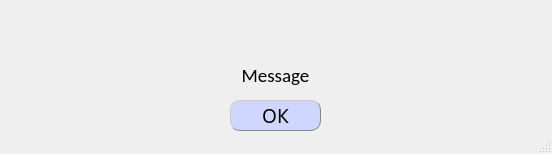
<?xml version="1.0" encoding="UTF-8"?>
<ui version="4.0">
 <class>MainWindow</class>
 <widget class="QMainWindow" name="MainWindow">
  <property name="geometry">
   <rect>
    <x>0</x>
    <y>0</y>
    <width>552</width>
    <height>154</height>
   </rect>
  </property>
  <property name="sizePolicy">
   <sizepolicy hsizetype="Preferred" vsizetype="Preferred">
    <horstretch>0</horstretch>
    <verstretch>0</verstretch>
   </sizepolicy>
  </property>
  <property name="minimumSize">
   <size>
    <width>552</width>
    <height>154</height>
   </size>
  </property>
  <property name="maximumSize">
   <size>
    <width>552</width>
    <height>154</height>
   </size>
  </property>
  <property name="windowTitle">
   <string>Предупреждение</string>
  </property>
  <property name="windowIcon">
   <iconset>
    <normaloff>ico.ico</normaloff>ico.ico</iconset>
  </property>
  <property name="documentMode">
   <bool>false</bool>
  </property>
  <property name="tabShape">
   <enum>QTabWidget::Triangular</enum>
  </property>
  <widget class="QWidget" name="centralwidget">
   <widget class="QPushButton" name="pushButton">
    <property name="geometry">
     <rect>
      <x>230</x>
      <y>100</y>
      <width>91</width>
      <height>31</height>
     </rect>
    </property>
    <property name="font">
     <font>
      <family>Sitka Subheading</family>
      <pointsize>14</pointsize>
      <weight>50</weight>
      <bold>false</bold>
     </font>
    </property>
    <property name="styleSheet">
     <string notr="true">QPushButton {
background-color:rgb(208, 215, 255);
color: black;
border-style: outset;
border-width: 1px;
border-radius: 10px;
border-color :rgb(134, 134, 134);
padding: 6px;
}

QPushButton:pressed {
	background-color: #888;
}
QPushButton::hover
{
	background-color:rgb(120, 124, 180);
	color: white;
}</string>
    </property>
    <property name="text">
     <string>ОК</string>
    </property>
   </widget>
   <widget class="QLabel" name="label">
    <property name="geometry">
     <rect>
      <x>10</x>
      <y>60</y>
      <width>531</width>
      <height>31</height>
     </rect>
    </property>
    <property name="font">
     <font>
      <family>Calibri</family>
      <pointsize>14</pointsize>
     </font>
    </property>
    <property name="text">
     <string>Message</string>
    </property>
    <property name="alignment">
     <set>Qt::AlignCenter</set>
    </property>
   </widget>
   <widget class="QLabel" name="label_picture_alarm">
    <property name="geometry">
     <rect>
      <x>250</x>
      <y>10</y>
      <width>51</width>
      <height>41</height>
     </rect>
    </property>
    <property name="text">
     <string/>
    </property>
    <property name="pixmap">
     <pixmap>alarm.png</pixmap>
    </property>
    <property name="scaledContents">
     <bool>true</bool>
    </property>
   </widget>
  </widget>
  <widget class="QStatusBar" name="statusbar"/>
 </widget>
 <resources/>
 <connections/>
</ui>
